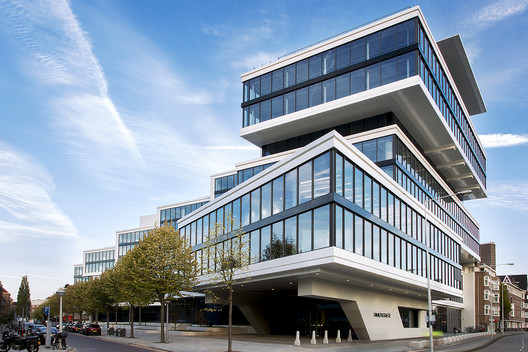
%> input picture Week 5/building01.jpg, 528 x 352 px
$ octave myedge.m   (GNU Octave 9; MATLAB toolbox functions it lacks are replaced by stand-ins)
%> lines starting %> are read from the running program, lines starting %| are printed output that depends on the picture
clear all, close all, clc

I=imread('building01.jpg');
%> I is the input picture: size 352x528x3 uint8; mean R, G, B 135.8, 151, 167.4
I=rgb2gray(I);
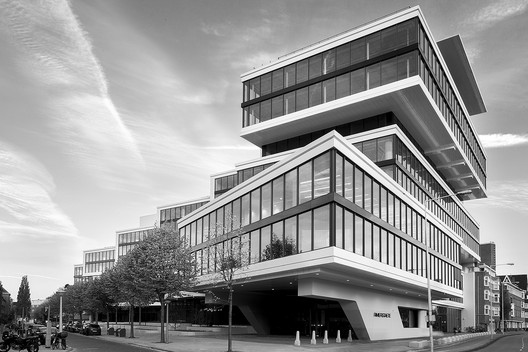
%> I: size 352x528 uint8; min 0, max 255, mean 148.3
subplot(3,2,1), imshow(I),title('Original')
BW1=edge(I,'Canny');
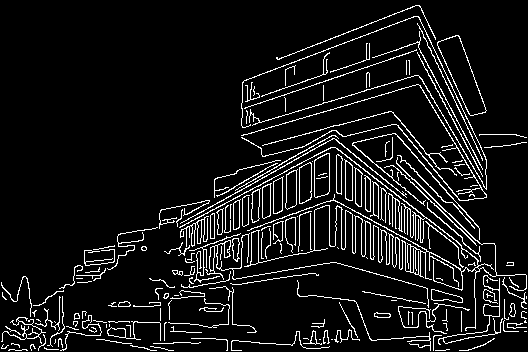
%> BW1: size 352x528 logical; 8.4% white in thin lines or dots
subplot(3,2,3),imshow(BW1),title('Canny')
BW2=edge(I,'Prewitt');
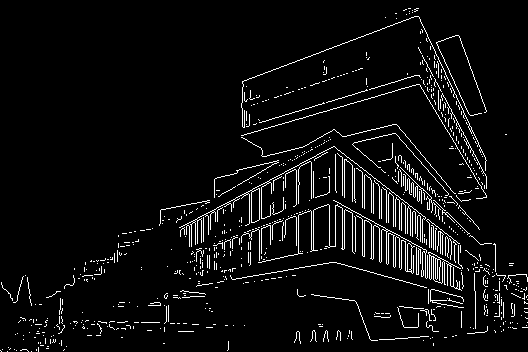
%> BW2: size 352x528 logical; 5.2% white in thin lines or dots
subplot(3,2,5),imshow(BW2),title('Prewitt')
BW3=edge(I,'Sobel');
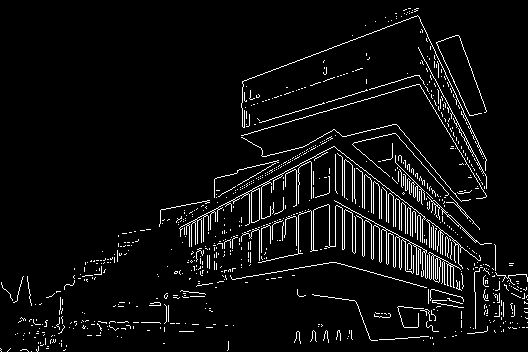
%> BW3: size 352x528 logical; 5.3% white in thin lines or dots
subplot(3,2,2),imshow(BW3),title('Sobel')
BW4=edge(I,'Roberts');
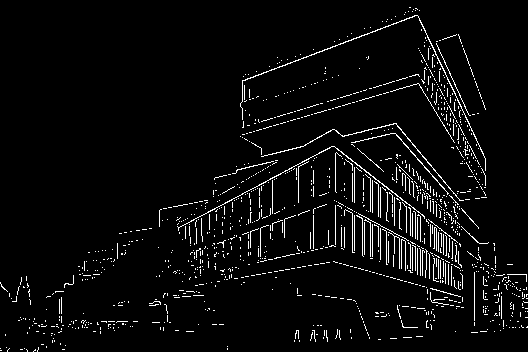
%> BW4: size 352x528 logical; 4.3% white in thin lines or dots
subplot(3,2,4),imshow(BW4),title('Roberts')
BW5=edge(I,'zerocross');
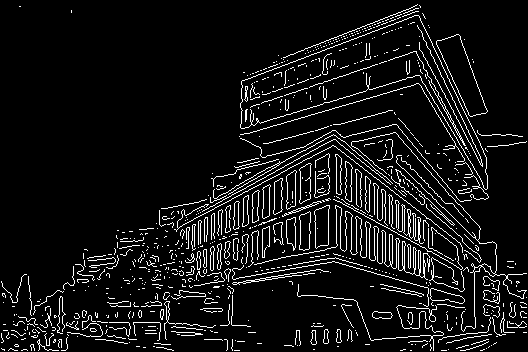
%> BW5: size 352x528 logical; 7.8% white in thin lines or dots
subplot(3,2,6),imshow(BW5),title('Zero Cross')

%figure
% imshowpair(BW1,BW2,'montage')

$ run again, with Week 5/building.jpg copied over Week 5/building01.jpg
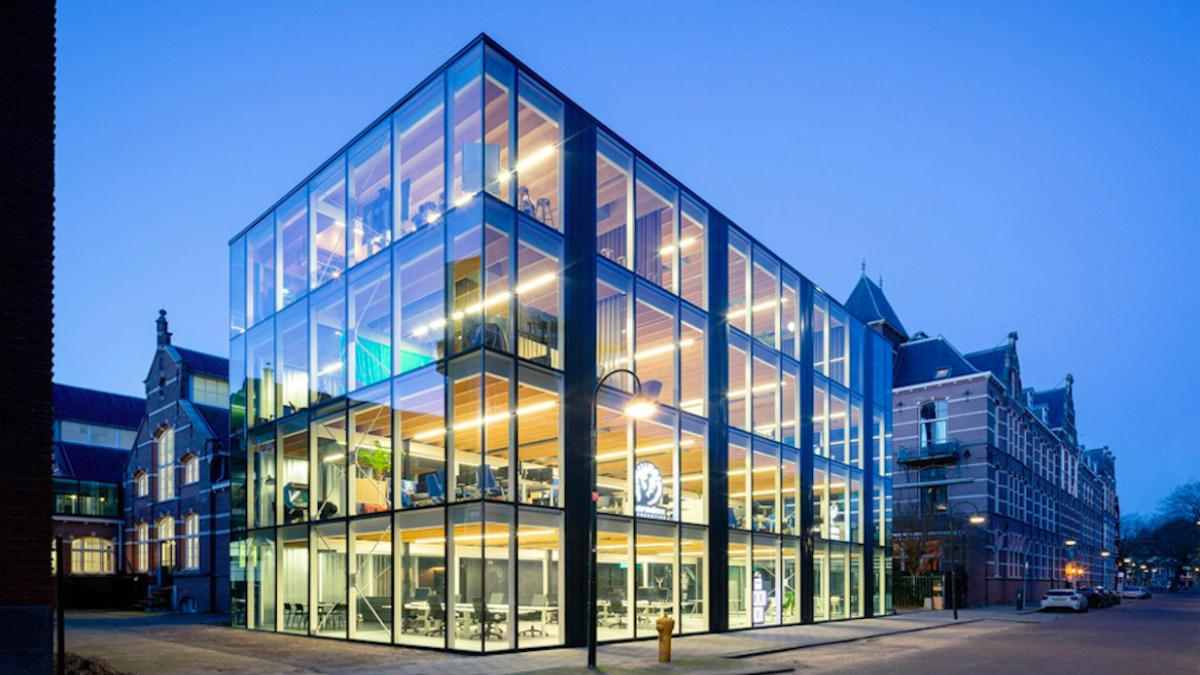
%> input picture Week 5/building.jpg, 1200 x 675 px
%> I is the input picture: size 675x1200x3 uint8; mean R, G, B 94.4, 125.1, 166.3
%> I: size 675x1200 uint8
%> `BW1=edge(I,'Canny');`:
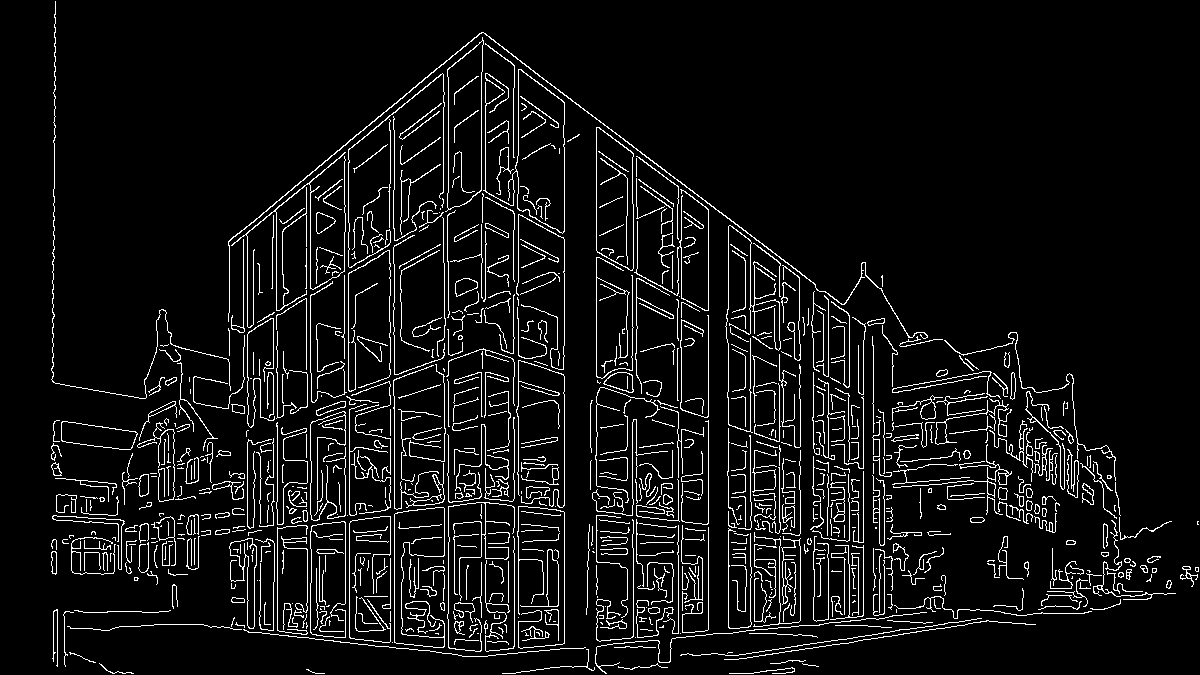
%> BW1: size 675x1200 logical; 6.8% white in thin lines or dots
%> BW2: size 675x1200 logical; 3.9% white in thin lines or dots
%> BW3: size 675x1200 logical; 3.9% white in thin lines or dots
%> BW4: size 675x1200 logical; 3.3% white in thin lines or dots
%> `BW5=edge(I,'zerocross');`:
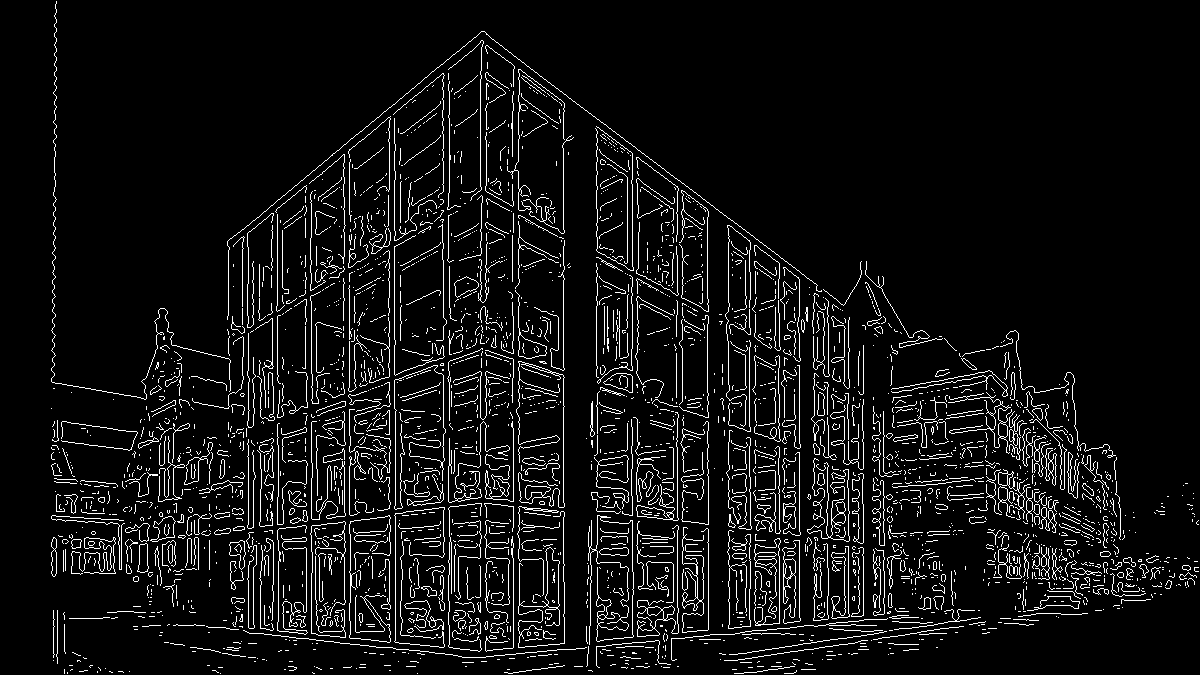
%> BW5: size 675x1200 logical; 6.8% white in thin lines or dots
